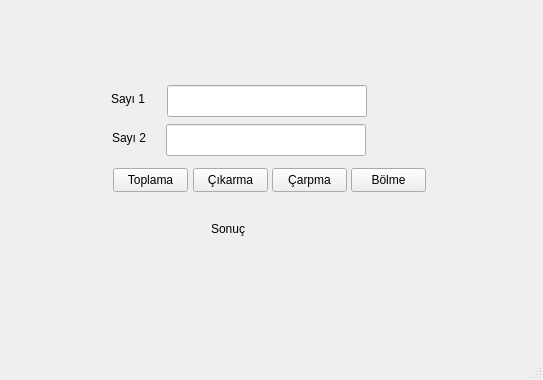
<?xml version="1.0" encoding="UTF-8"?>
<ui version="4.0">
 <class>MainWindow</class>
 <widget class="QMainWindow" name="MainWindow">
  <property name="geometry">
   <rect>
    <x>0</x>
    <y>0</y>
    <width>543</width>
    <height>380</height>
   </rect>
  </property>
  <property name="windowTitle">
   <string>MainWindow</string>
  </property>
  <widget class="QWidget" name="centralwidget">
   <widget class="QLabel" name="lbl_sayi1">
    <property name="geometry">
     <rect>
      <x>111</x>
      <y>92</y>
      <width>47</width>
      <height>14</height>
     </rect>
    </property>
    <property name="text">
     <string>Sayı 1</string>
    </property>
   </widget>
   <widget class="QLabel" name="lbl_sayi2">
    <property name="geometry">
     <rect>
      <x>112</x>
      <y>131</y>
      <width>47</width>
      <height>14</height>
     </rect>
    </property>
    <property name="text">
     <string>Sayı 2</string>
    </property>
   </widget>
   <widget class="QLineEdit" name="txt_sayi1">
    <property name="geometry">
     <rect>
      <x>167</x>
      <y>85</y>
      <width>200</width>
      <height>32</height>
     </rect>
    </property>
   </widget>
   <widget class="QLineEdit" name="txt_sayi2">
    <property name="geometry">
     <rect>
      <x>166</x>
      <y>124</y>
      <width>200</width>
      <height>32</height>
     </rect>
    </property>
   </widget>
   <widget class="QPushButton" name="btn_toplama">
    <property name="geometry">
     <rect>
      <x>113</x>
      <y>168</y>
      <width>75</width>
      <height>24</height>
     </rect>
    </property>
    <property name="text">
     <string>Toplama</string>
    </property>
   </widget>
   <widget class="QPushButton" name="btn_cikarma">
    <property name="geometry">
     <rect>
      <x>193</x>
      <y>168</y>
      <width>75</width>
      <height>24</height>
     </rect>
    </property>
    <property name="text">
     <string>Çıkarma</string>
    </property>
   </widget>
   <widget class="QPushButton" name="btn_carmpa">
    <property name="geometry">
     <rect>
      <x>272</x>
      <y>168</y>
      <width>75</width>
      <height>24</height>
     </rect>
    </property>
    <property name="text">
     <string>Çarpma</string>
    </property>
   </widget>
   <widget class="QPushButton" name="btn_bolma">
    <property name="geometry">
     <rect>
      <x>351</x>
      <y>168</y>
      <width>75</width>
      <height>24</height>
     </rect>
    </property>
    <property name="text">
     <string>Bölme</string>
    </property>
   </widget>
   <widget class="QLabel" name="lbl_sonuc">
    <property name="geometry">
     <rect>
      <x>211</x>
      <y>221</y>
      <width>170</width>
      <height>16</height>
     </rect>
    </property>
    <property name="text">
     <string>Sonuç</string>
    </property>
   </widget>
  </widget>
  <widget class="QMenuBar" name="menubar">
   <property name="geometry">
    <rect>
     <x>0</x>
     <y>0</y>
     <width>543</width>
     <height>21</height>
    </rect>
   </property>
  </widget>
  <widget class="QStatusBar" name="statusbar"/>
 </widget>
 <resources/>
 <connections/>
</ui>
